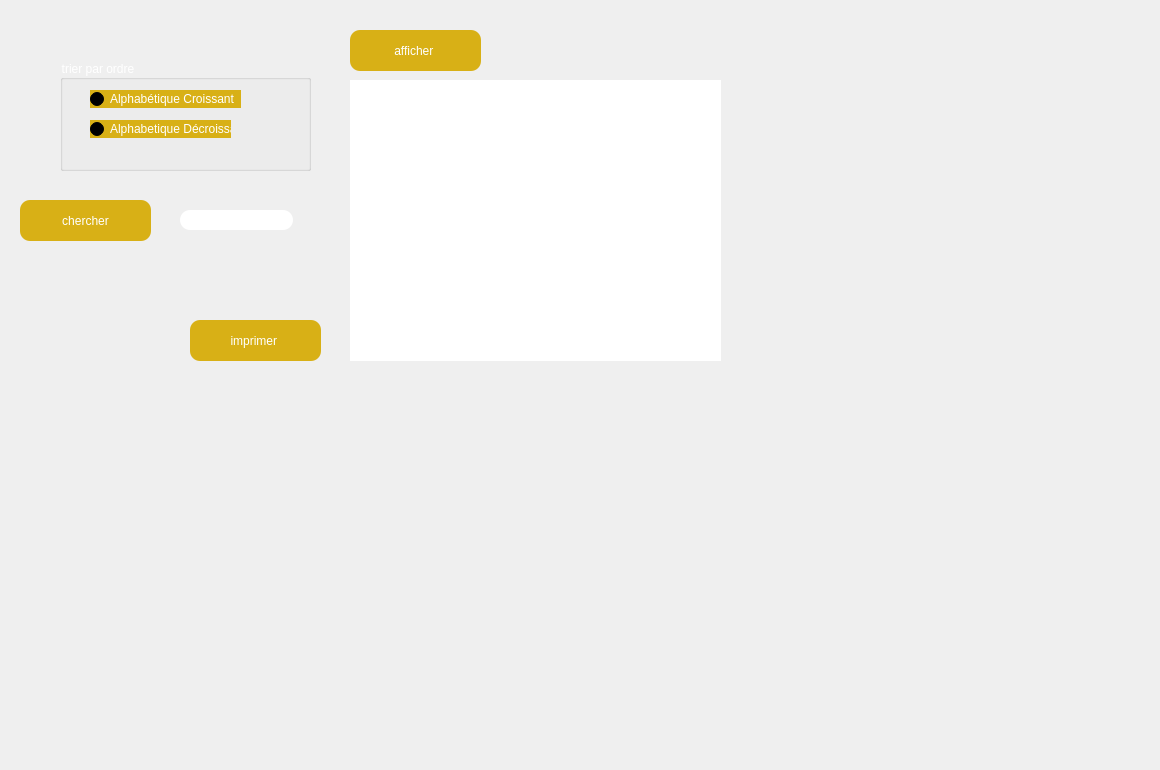
          <widget class="QWidget" name="tab_22">
           <attribute name="title">
            <string>afficher</string>
           </attribute>
           <widget class="QPushButton" name="pushButton_imprimer">
            <property name="geometry">
             <rect>
              <x>190</x>
              <y>320</y>
              <width>131</width>
              <height>41</height>
             </rect>
            </property>
            <property name="styleSheet">
             <string notr="true">color: rgb(255, 255, 255);
background-color:  QLinearGradient(x1: 0, y1: 0, x2: 0, y2: 1, stop: 0#D8B016, stop: 1 #D8B016);
 border-radius: 10;</string>
            </property>
            <property name="text">
             <string>imprimer </string>
            </property>
           </widget>
           <widget class="QPushButton" name="pushButtonChercher_4">
            <property name="geometry">
             <rect>
              <x>20</x>
              <y>200</y>
              <width>131</width>
              <height>41</height>
             </rect>
            </property>
            <property name="styleSheet">
             <string notr="true">color: rgb(255, 255, 255);
background-color:  QLinearGradient(x1: 0, y1: 0, x2: 0, y2: 1, stop: 0#D8B016, stop: 1 #D8B016);
 border-radius: 10;</string>
            </property>
            <property name="text">
             <string>chercher</string>
            </property>
           </widget>
           <widget class="QTableView" name="tableView">
            <property name="geometry">
             <rect>
              <x>350</x>
              <y>80</y>
              <width>371</width>
              <height>281</height>
             </rect>
            </property>
            <property name="styleSheet">
             <string notr="true">
 border-radius: 10;</string>
            </property>
           </widget>
           <widget class="QPushButton" name="pushButtonAfficher_2">
            <property name="geometry">
             <rect>
              <x>350</x>
              <y>30</y>
              <width>131</width>
              <height>41</height>
             </rect>
            </property>
            <property name="styleSheet">
             <string notr="true">color: rgb(255, 255, 255);
background-color:  QLinearGradient(x1: 0, y1: 0, x2: 0, y2: 1, stop: 0#D8B016, stop: 1 #D8B016);
 border-radius: 10;</string>
            </property>
            <property name="text">
             <string>afficher </string>
            </property>
           </widget>
           <widget class="QGroupBox" name="groupBox_10">
            <property name="geometry">
             <rect>
              <x>60</x>
              <y>60</y>
              <width>251</width>
              <height>111</height>
             </rect>
            </property>
            <property name="styleSheet">
             <string notr="true">color: rgb(255, 255, 255);</string>
            </property>
            <property name="title">
             <string>trier par ordre</string>
            </property>
            <widget class="QRadioButton" name="radioButton_croissant_4">
             <property name="geometry">
              <rect>
               <x>30</x>
               <y>30</y>
               <width>151</width>
               <height>18</height>
              </rect>
             </property>
             <property name="styleSheet">
              <string notr="true">color: rgb(255, 255, 255);
background-color:  QLinearGradient(x1: 0, y1: 0, x2: 0, y2: 1, stop: 0#D8B016, stop: 1 #D8B016);
 border-radius: 10;</string>
             </property>
             <property name="text">
              <string>Alphabétique Croissant</string>
             </property>
            </widget>
            <widget class="QRadioButton" name="radioButton_decroissant">
             <property name="geometry">
              <rect>
               <x>30</x>
               <y>60</y>
               <width>141</width>
               <height>18</height>
              </rect>
             </property>
             <property name="styleSheet">
              <string notr="true">color: rgb(255, 255, 255);
background-color:  QLinearGradient(x1: 0, y1: 0, x2: 0, y2: 1, stop: 0#D8B016, stop: 1 #D8B016);
 border-radius: 10;</string>
             </property>
             <property name="text">
              <string>Alphabetique Décroissant</string>
             </property>
            </widget>
           </widget>
           <widget class="QLineEdit" name="chercher_4">
            <property name="geometry">
             <rect>
              <x>180</x>
              <y>210</y>
              <width>113</width>
              <height>20</height>
             </rect>
            </property>
            <property name="styleSheet">
             <string notr="true">
 border-radius: 10;</string>
            </property>
           </widget>
           <widget class="QLabel" name="graph_13">
            <property name="geometry">
             <rect>
              <x>0</x>
              <y>0</y>
              <width>1151</width>
              <height>761</height>
             </rect>
            </property>
            <property name="text">
             <string/>
            </property>
            <property name="pixmap">
             <pixmap>../../../Downloads/Untitled-1 copy.png</pixmap>
            </property>
           </widget>
           <zorder>graph_13</zorder>
           <zorder>pushButton_imprimer</zorder>
           <zorder>pushButtonChercher_4</zorder>
           <zorder>tableView</zorder>
           <zorder>pushButtonAfficher_2</zorder>
           <zorder>groupBox_10</zorder>
           <zorder>chercher_4</zorder>
          </widget>
